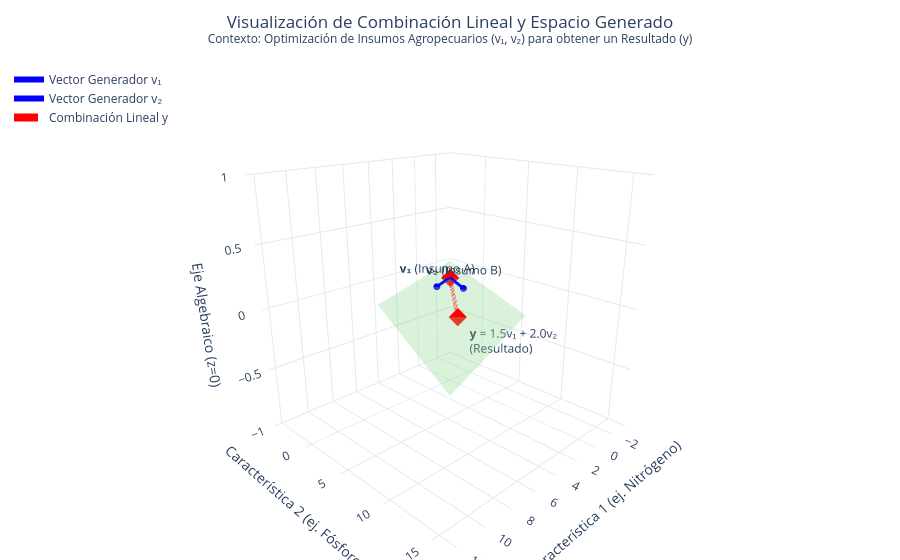

The notebook cell this image was saved under:
### Markdown cell above
## Subtítulo Curricular:
> **"De la abstracción vectorial a la Ciencia de Datos: Modelado de recursos, conjuntos generadores y bases fundamentales para el aprendizaje profundo en Ingeniería Agropecuaria y Administración de Empresas."**

---

### Code cell
import plotly.graph_objects as go
import numpy as np

# 1. Definición de Vectores Base (Insumos/Características)
# Supongamos: v1 = [Nitrógeno=2, Fósforo=1, RendimientoBase=0]
#            v2 = [Nitrógeno=1, Fósforo=3, RendimientoBase=0]
# El rendimiento base es 0 para que vivan en el "piso" R2 primero.
v1 = np.array([2, 1, 0])
v2 = np.array([1, 3, 0])

# 2. Definición de Escalares (Decisión de Administración)
c1 = 1.5
c2 = 2.0

# 3. Cálculo de la Combinación Lineal (Resultado Productivo)
# y = c1*v1 + c2*v2
# y = 1.5*[2,1,0] + 2.0*[1,3,0] = [3,1.5,0] + [2,6,0] = [5, 7.5, 0]
y = c1 * v1 + c2 * v2

# 4. Generación del Plano (Espacio Generado - Span)
# Creamos una malla de escalares para visualizar el plano generado por v1 y v2
s = np.linspace(-1, 4, 10)
t = np.linspace(-1, 4, 10)
S, T = np.meshgrid(s, t)

# El plano es S*v1 + T*v2
plane_x = S * v1[0] + T * v2[0]
plane_y = S * v1[1] + T * v2[1]
plane_z = S * v1[2] + T * v2[2] # En este caso simple, z será siempre 0.

# 5. Creación de la Figura Plotly
fig = go.Figure()

# -- A. Dibujar el Espacio Generado (Plano translúcido) --
fig.add_trace(go.Surface(x=plane_x, y=plane_y, z=plane_z,
                         colorscale='Greens', opacity=0.3,
                         showscale=False, name='Espacio Generado (Span)'))

# -- B. Dibujar Vectores Base (Conjunto Generador) --
# Vector 1
fig.add_trace(go.Scatter3d(x=[0, v1[0]], y=[0, v1[1]], z=[0, v1[2]],
                           mode='lines+markers+text',
                           line=dict(color='blue', width=6),
                           marker=dict(size=4),
                           text=["", "<b>v₁</b> (Insumo A)"], textposition="top center",
                           name='Vector Generador v₁'))
# Vector 2
fig.add_trace(go.Scatter3d(x=[0, v2[0]], y=[0, v2[1]], z=[0, v2[2]],
                           mode='lines+markers+text',
                           line=dict(color='blue', width=6),
                           marker=dict(size=4),
                           text=["", "<b>v₂</b> (Insumo B)"], textposition="top center",
                           name='Vector Generador v₂'))

# -- C. Dibujar la Combinación Lineal (Resultado) --
fig.add_trace(go.Scatter3d(x=[0, y[0]], y=[0, y[1]], z=[0, y[2]],
                           mode='lines+markers+text',
                           line=dict(color='red', width=8, dash='dash'),
                           marker=dict(size=6, symbol='diamond'),
                           text=["", f"<b>y</b> = {c1}v₁ + {c2}v₂<br>(Resultado)"],
                           textposition="bottom right",
                           name='Combinación Lineal y'))

# 6. Configuración del Diseño (Layout) - Estilo Profesional
fig.update_layout(
    title=dict(
        text="Visualización de Combinación Lineal y Espacio Generado<br>"
             "<sup>Contexto: Optimización de Insumos Agropecuarios (v₁, v₂) para obtener un Resultado (y)</sup>",
        x=0.5, y=0.95
    ),
    scene=dict(
        xaxis_title='Característica 1 (ej. Nitrógeno)',
        yaxis_title='Característica 2 (ej. Fósforo)',
        zaxis_title='Eje Algebraico (z=0)',
        camera=dict(eye=dict(x=1.5, y=1.5, z=0.8)) # Perspectiva inicial
    ),
    margin=dict(l=0, r=0, b=0, t=60),
    legend=dict(yanchor="top", y=0.99, xanchor="left", x=0.01),
    template="plotly_white"
)

# 7. Mostrar la imagen (En un Jupyter Notebook)
fig.show()
fig.write_image(r"C:\Users\marco\Downloads\módulo3_combinacion_lineal.png", scale=2)  # Para exportar como imagen de alta calidad

# Para exportar como HTML estático (para GitHub pages o YouTube descripciones):
# fig.write_html("módulo3_combinacion_lineal.html")

### Figure 1 — Plotly figure (JSON) as saved in the notebook; plotly's stock layout.template omitted (floating-point values rounded to 4 significant figures)
{"data": [{"colorscale": [[0, "rgb(247,252,245)"], [0.125, "rgb(229,245,224)"], [0.25, "rgb(199,233,192)"], [0.375, "rgb(161,217,155)"], [0.5, "rgb(116,196,118)"], [0.625, "rgb(65,171,93)"], [0.75, "rgb(35,139,69)"], [0.875, "rgb(0,109,44)"], [1, "rgb(0,68,27)"]], "name": "Espacio Generado (Span)", "opacity": 0.3, "showscale": false, "type": "surface", "x": [[-3.0, -1.889, -0.7778, 0.3333, 1.444, 2.556, 3.667, 4.778, 5.889, 7.0], [-2.444, -1.333, -0.2222, 0.8889, 2.0, 3.111, 4.222, 5.333, 6.444, 7.556], [-1.889, -0.7778, 0.3333, 1.444, 2.556, 3.667, 4.778, 5.889, 7.0, 8.111], [-1.333, -0.2222, 0.8889, 2.0, 3.111, 4.222, 5.333, 6.444, 7.556, 8.667], [-0.7778, 0.3333, 1.444, 2.556, 3.667, 4.778, 5.889, 7.0, 8.111, 9.222], [-0.2222, 0.8889, 2.0, 3.111, 4.222, 5.333, 6.444, 7.556, 8.667, 9.778], [0.3333, 1.444, 2.556, 3.667, 4.778, 5.889, 7.0, 8.111, 9.222, 10.33], [0.8889, 2.0, 3.111, 4.222, 5.333, 6.444, 7.556, 8.667, 9.778, 10.89], [1.444, 2.556, 3.667, 4.778, 5.889, 7.0, 8.111, 9.222, 10.33, 11.44], [2.0, 3.111, 4.222, 5.333, 6.444, 7.556, 8.667, 9.778, 10.89, 12.0]], "y": [[-4.0, -3.444, -2.889, -2.333, -1.778, -1.222, -0.6667, -0.1111, 0.4444, 1.0], [-2.333, -1.778, -1.222, -0.6667, -0.1111, 0.4444, 1.0, 1.556, 2.111, 2.667], [-0.6667, -0.1111, 0.4444, 1.0, 1.556, 2.111, 2.667, 3.222, 3.778, 4.333], [1.0, 1.556, 2.111, 2.667, 3.222, 3.778, 4.333, 4.889, 5.444, 6.0], [2.667, 3.222, 3.778, 4.333, 4.889, 5.444, 6.0, 6.556, 7.111, 7.667], [4.333, 4.889, 5.444, 6.0, 6.556, 7.111, 7.667, 8.222, 8.778, 9.333], [6.0, 6.556, 7.111, 7.667, 8.222, 8.778, 9.333, 9.889, 10.44, 11.0], [7.667, 8.222, 8.778, 9.333, 9.889, 10.44, 11.0, 11.56, 12.11, 12.67], [9.333, 9.889, 10.44, 11.0, 11.56, 12.11, 12.67, 13.22, 13.78, 14.33], [11.0, 11.56, 12.11, 12.67, 13.22, 13.78, 14.33, 14.89, 15.44, 16.0]], "z": [[-0.0, -0.0, 0.0, 0.0, 0.0, 0.0, 0.0, 0.0, 0.0, 0.0], [-0.0, -0.0, 0.0, 0.0, 0.0, 0.0, 0.0, 0.0, 0.0, 0.0], [0.0, 0.0, 0.0, 0.0, 0.0, 0.0, 0.0, 0.0, 0.0, 0.0], [0.0, 0.0, 0.0, 0.0, 0.0, 0.0, 0.0, 0.0, 0.0, 0.0], [0.0, 0.0, 0.0, 0.0, 0.0, 0.0, 0.0, 0.0, 0.0, 0.0], [0.0, 0.0, 0.0, 0.0, 0.0, 0.0, 0.0, 0.0, 0.0, 0.0], [0.0, 0.0, 0.0, 0.0, 0.0, 0.0, 0.0, 0.0, 0.0, 0.0], [0.0, 0.0, 0.0, 0.0, 0.0, 0.0, 0.0, 0.0, 0.0, 0.0], [0.0, 0.0, 0.0, 0.0, 0.0, 0.0, 0.0, 0.0, 0.0, 0.0], [0.0, 0.0, 0.0, 0.0, 0.0, 0.0, 0.0, 0.0, 0.0, 0.0]]}, {"line": {"color": "blue", "width": 6}, "marker": {"size": 4}, "mode": "lines+markers+text", "name": "Vector Generador v₁", "text": ["", "<b>v₁</b> (Insumo A)"], "textposition": "top center", "type": "scatter3d", "x": [0, 2], "y": [0, 1], "z": [0, 0]}, {"line": {"color": "blue", "width": 6}, "marker": {"size": 4}, "mode": "lines+markers+text", "name": "Vector Generador v₂", "text": ["", "<b>v₂</b> (Insumo B)"], "textposition": "top center", "type": "scatter3d", "x": [0, 1], "y": [0, 3], "z": [0, 0]}, {"line": {"color": "red", "dash": "dash", "width": 8}, "marker": {"size": 6, "symbol": "diamond"}, "mode": "lines+markers+text", "name": "Combinación Lineal y", "text": ["", "<b>y</b> = 1.5v₁ + 2.0v₂<br>(Resultado)"], "textposition": "bottom right", "type": "scatter3d", "x": [0, 5], "y": [0, 7.5], "z": [0, 0]}], "layout": {"legend": {"x": 0.01, "xanchor": "left", "y": 0.99, "yanchor": "top"}, "margin": {"b": 0, "l": 0, "r": 0, "t": 60}, "scene": {"camera": {"eye": {"x": 1.5, "y": 1.5, "z": 0.8}}, "xaxis": {"title": {"text": "Característica 1 (ej. Nitrógeno)"}}, "yaxis": {"title": {"text": "Característica 2 (ej. Fósforo)"}}, "zaxis": {"title": {"text": "Eje Algebraico (z=0)"}}}, "title": {"text": "Visualización de Combinación Lineal y Espacio Generado<br><sup>Contexto: Optimización de Insumos Agropecuarios (v₁, v₂) para obtener un Resultado (y)</sup>", "x": 0.5, "y": 0.95}}}
